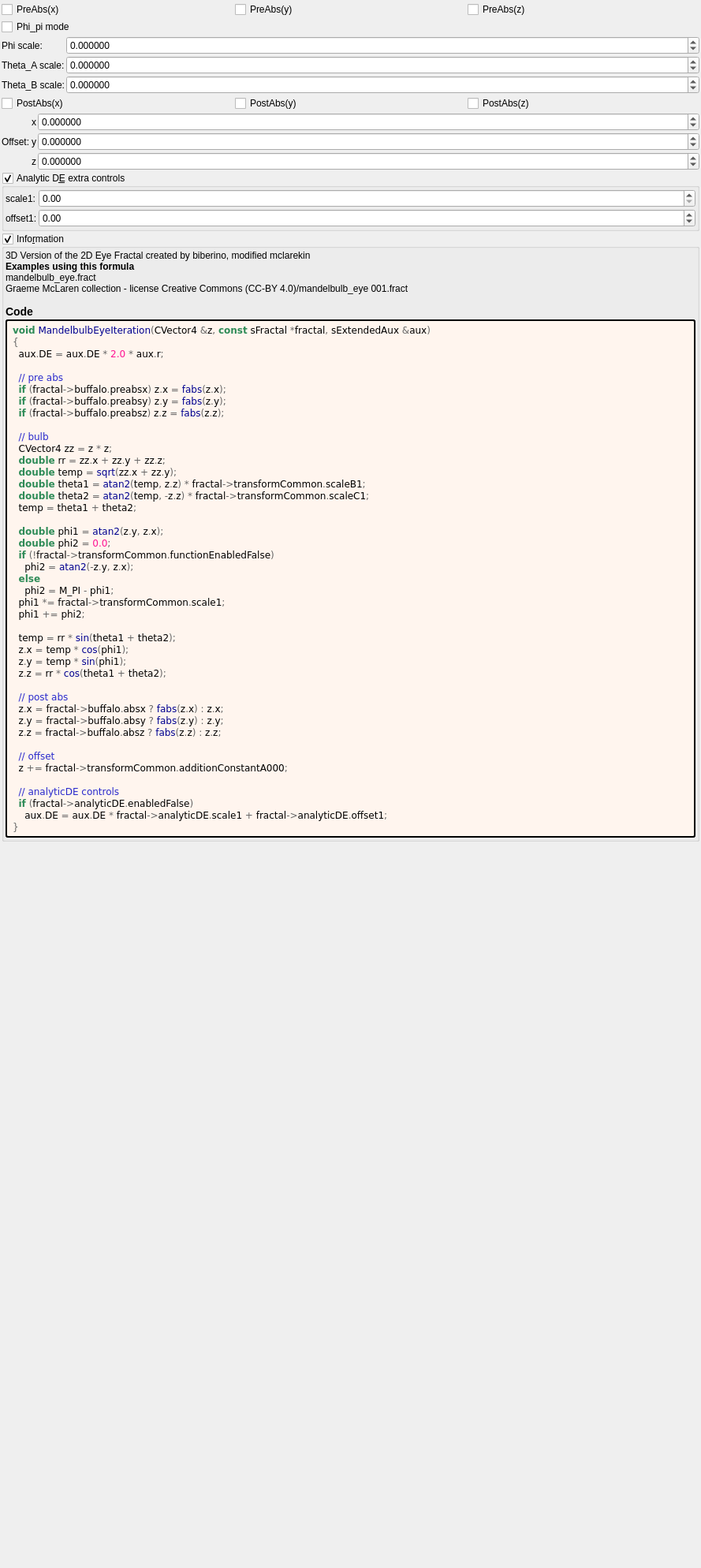
<?xml version="1.0" encoding="UTF-8"?>
<ui version="4.0">
 <class>mandelbulb_eye</class>
 <widget class="QWidget" name="Form">
  <property name="geometry">
   <rect>
    <x>0</x>
    <y>0</y>
    <width>889</width>
    <height>1988</height>
   </rect>
  </property>
  <property name="windowTitle">
   <string notr="true">mandelbulb_eye</string>
  </property>
  <layout class="QVBoxLayout" name="verticalLayout">
   <property name="spacing">
    <number>2</number>
   </property>
   <property name="leftMargin">
    <number>2</number>
   </property>
   <property name="topMargin">
    <number>2</number>
   </property>
   <property name="rightMargin">
    <number>2</number>
   </property>
   <property name="bottomMargin">
    <number>2</number>
   </property>
   <item>
    <layout class="QGridLayout" name="gridLayout">
     <item row="0" column="2">
      <widget class="MyCheckBox" name="checkBox_buffalo_preabs_z">
       <property name="text">
        <string>PreAbs(z)</string>
       </property>
      </widget>
     </item>
     <item row="0" column="0">
      <widget class="MyCheckBox" name="checkBox_buffalo_preabs_x">
       <property name="text">
        <string>PreAbs(x)</string>
       </property>
      </widget>
     </item>
     <item row="0" column="1">
      <widget class="MyCheckBox" name="checkBox_buffalo_preabs_y">
       <property name="text">
        <string>PreAbs(y)</string>
       </property>
      </widget>
     </item>
     <item row="1" column="0">
      <widget class="MyCheckBox" name="checkBox_transf_function_enabled_false">
       <property name="text">
        <string>Phi_pi mode</string>
       </property>
      </widget>
     </item>
    </layout>
   </item>
   <item>
    <layout class="QGridLayout" name="gridLayout_82" columnstretch="0,0,1">
     <property name="spacing">
      <number>2</number>
     </property>
     <item row="5" column="1" colspan="2">
      <widget class="MyDoubleSpinBox" name="spinbox_transf_scaleC_1">
       <property name="sizePolicy">
        <sizepolicy hsizetype="Minimum" vsizetype="Maximum">
         <horstretch>0</horstretch>
         <verstretch>0</verstretch>
        </sizepolicy>
       </property>
       <property name="prefix">
        <string/>
       </property>
       <property name="suffix">
        <string/>
       </property>
       <property name="decimals">
        <number>6</number>
       </property>
       <property name="minimum">
        <double>-99.989999999999995</double>
       </property>
       <property name="maximum">
        <double>99.989999999999995</double>
       </property>
       <property name="singleStep">
        <double>0.100000000000000</double>
       </property>
      </widget>
     </item>
     <item row="4" column="1" colspan="2">
      <widget class="MyDoubleSpinBox" name="spinbox_transf_scaleB_1">
       <property name="sizePolicy">
        <sizepolicy hsizetype="Minimum" vsizetype="Maximum">
         <horstretch>0</horstretch>
         <verstretch>0</verstretch>
        </sizepolicy>
       </property>
       <property name="prefix">
        <string/>
       </property>
       <property name="suffix">
        <string/>
       </property>
       <property name="decimals">
        <number>6</number>
       </property>
       <property name="minimum">
        <double>-99.989999999999995</double>
       </property>
       <property name="maximum">
        <double>99.989999999999995</double>
       </property>
       <property name="singleStep">
        <double>0.100000000000000</double>
       </property>
      </widget>
     </item>
     <item row="5" column="0">
      <widget class="QLabel" name="label_264">
       <property name="text">
        <string>Theta_B scale:</string>
       </property>
      </widget>
     </item>
     <item row="2" column="0">
      <widget class="QLabel" name="label_261">
       <property name="text">
        <string>Phi scale:</string>
       </property>
      </widget>
     </item>
     <item row="4" column="0">
      <widget class="QLabel" name="label_263">
       <property name="text">
        <string>Theta_A scale:</string>
       </property>
      </widget>
     </item>
     <item row="2" column="1" colspan="2">
      <widget class="MyDoubleSpinBox" name="spinbox_transf_scale_1">
       <property name="sizePolicy">
        <sizepolicy hsizetype="Minimum" vsizetype="Maximum">
         <horstretch>0</horstretch>
         <verstretch>0</verstretch>
        </sizepolicy>
       </property>
       <property name="prefix">
        <string/>
       </property>
       <property name="suffix">
        <string/>
       </property>
       <property name="decimals">
        <number>6</number>
       </property>
       <property name="minimum">
        <double>-99.989999999999995</double>
       </property>
       <property name="maximum">
        <double>99.989999999999995</double>
       </property>
       <property name="singleStep">
        <double>0.100000000000000</double>
       </property>
      </widget>
     </item>
    </layout>
   </item>
   <item>
    <layout class="QGridLayout" name="gridLayout_3">
     <item row="0" column="1">
      <widget class="MyCheckBox" name="checkBox_buffalo_abs_y">
       <property name="text">
        <string notr="true">PostAbs(y)</string>
       </property>
      </widget>
     </item>
     <item row="0" column="0">
      <widget class="MyCheckBox" name="checkBox_buffalo_abs_x">
       <property name="text">
        <string notr="true">PostAbs(x)</string>
       </property>
      </widget>
     </item>
     <item row="0" column="2">
      <widget class="MyCheckBox" name="checkBox_buffalo_abs_z">
       <property name="text">
        <string notr="true">PostAbs(z)</string>
       </property>
      </widget>
     </item>
    </layout>
   </item>
   <item>
    <layout class="QGridLayout" name="gridLayout_64" columnstretch="0,0,0,1">
     <property name="spacing">
      <number>2</number>
     </property>
     <item row="3" column="2">
      <widget class="QLabel" name="label_124">
       <property name="text">
        <string notr="true">z</string>
       </property>
      </widget>
     </item>
     <item row="2" column="3">
      <widget class="MyDoubleSpinBox" name="spinbox3_transf_addition_constantA_000_y">
       <property name="sizePolicy">
        <sizepolicy hsizetype="Minimum" vsizetype="Maximum">
         <horstretch>0</horstretch>
         <verstretch>0</verstretch>
        </sizepolicy>
       </property>
       <property name="decimals">
        <number>6</number>
       </property>
       <property name="minimum">
        <double>-99.989999999999995</double>
       </property>
       <property name="maximum">
        <double>99.989999999999995</double>
       </property>
       <property name="singleStep">
        <double>0.100000000000000</double>
       </property>
      </widget>
     </item>
     <item row="3" column="3">
      <widget class="MyDoubleSpinBox" name="spinbox3_transf_addition_constantA_000_z">
       <property name="sizePolicy">
        <sizepolicy hsizetype="Minimum" vsizetype="Maximum">
         <horstretch>0</horstretch>
         <verstretch>0</verstretch>
        </sizepolicy>
       </property>
       <property name="decimals">
        <number>6</number>
       </property>
       <property name="minimum">
        <double>-99.989999999999995</double>
       </property>
       <property name="maximum">
        <double>99.989999999999995</double>
       </property>
       <property name="singleStep">
        <double>0.100000000000000</double>
       </property>
      </widget>
     </item>
     <item row="2" column="2">
      <widget class="QLabel" name="label_122">
       <property name="text">
        <string notr="true">y</string>
       </property>
      </widget>
     </item>
     <item row="1" column="3">
      <widget class="MyDoubleSpinBox" name="spinbox3_transf_addition_constantA_000_x">
       <property name="sizePolicy">
        <sizepolicy hsizetype="Minimum" vsizetype="Maximum">
         <horstretch>0</horstretch>
         <verstretch>0</verstretch>
        </sizepolicy>
       </property>
       <property name="prefix">
        <string/>
       </property>
       <property name="decimals">
        <number>6</number>
       </property>
       <property name="minimum">
        <double>-99.989999999999995</double>
       </property>
       <property name="singleStep">
        <double>0.100000000000000</double>
       </property>
      </widget>
     </item>
     <item row="1" column="2">
      <widget class="QLabel" name="label_123">
       <property name="text">
        <string notr="true">x</string>
       </property>
      </widget>
     </item>
     <item row="2" column="1">
      <widget class="QLabel" name="label_257">
       <property name="text">
        <string>Offset:</string>
       </property>
      </widget>
     </item>
    </layout>
   </item>
   <item>
    <widget class="MyGroupBox" name="groupCheck_analyticDE_enabled_false">
     <property name="title">
      <string>Analytic D&amp;E extra controls</string>
     </property>
     <property name="checkable">
      <bool>true</bool>
     </property>
     <layout class="QVBoxLayout" name="verticalLayout_13" stretch="0">
      <property name="spacing">
       <number>2</number>
      </property>
      <property name="leftMargin">
       <number>2</number>
      </property>
      <property name="topMargin">
       <number>2</number>
      </property>
      <property name="rightMargin">
       <number>2</number>
      </property>
      <property name="bottomMargin">
       <number>2</number>
      </property>
      <item>
       <layout class="QGridLayout" name="gridLayout_27" columnstretch="0,0,1">
        <property name="spacing">
         <number>2</number>
        </property>
        <item row="1" column="2">
         <widget class="MyDoubleSpinBox" name="spinbox_analyticDE_offset_1">
          <property name="sizePolicy">
           <sizepolicy hsizetype="Minimum" vsizetype="Maximum">
            <horstretch>0</horstretch>
            <verstretch>0</verstretch>
           </sizepolicy>
          </property>
          <property name="prefix">
           <string/>
          </property>
          <property name="suffix">
           <string/>
          </property>
          <property name="decimals">
           <number>2</number>
          </property>
          <property name="minimum">
           <double>-99.989999999999995</double>
          </property>
          <property name="maximum">
           <double>99.989999999999995</double>
          </property>
          <property name="singleStep">
           <double>0.100000000000000</double>
          </property>
         </widget>
        </item>
        <item row="1" column="1">
         <widget class="QLabel" name="label_177">
          <property name="text">
           <string>offset1:</string>
          </property>
         </widget>
        </item>
        <item row="0" column="1">
         <widget class="QLabel" name="label_182">
          <property name="text">
           <string>scale1:</string>
          </property>
         </widget>
        </item>
        <item row="0" column="2">
         <widget class="MyDoubleSpinBox" name="spinbox_analyticDE_scale_1">
          <property name="sizePolicy">
           <sizepolicy hsizetype="Minimum" vsizetype="Maximum">
            <horstretch>0</horstretch>
            <verstretch>0</verstretch>
           </sizepolicy>
          </property>
          <property name="prefix">
           <string/>
          </property>
          <property name="suffix">
           <string/>
          </property>
          <property name="decimals">
           <number>2</number>
          </property>
          <property name="minimum">
           <double>0.000000000000000</double>
          </property>
          <property name="maximum">
           <double>99.989999999999995</double>
          </property>
          <property name="singleStep">
           <double>0.100000000000000</double>
          </property>
         </widget>
        </item>
       </layout>
      </item>
     </layout>
    </widget>
   </item>
   <item>
    <widget class="MyGroupBox" name="groupCheck_info">
     <property name="title">
      <string>Info&amp;rmation</string>
     </property>
     <property name="flat">
      <bool>false</bool>
     </property>
     <property name="checkable">
      <bool>true</bool>
     </property>
     <layout class="QVBoxLayout" name="verticalLayout_2">
      <property name="spacing">
       <number>2</number>
      </property>
      <property name="leftMargin">
       <number>2</number>
      </property>
      <property name="topMargin">
       <number>2</number>
      </property>
      <property name="rightMargin">
       <number>2</number>
      </property>
      <property name="bottomMargin">
       <number>2</number>
      </property>
      <item>
       <widget class="QLabel" name="label_information_general">
        <property name="text">
         <string notr="true">&lt;p&gt;3D Version of the 2D Eye Fractal created by biberino, modified mclarekin&lt;/p&gt;&lt;table&gt;
&lt;/table&gt;
&lt;br&gt;&lt;b&gt;Examples using this formula&lt;/b&gt;&lt;br&gt;mandelbulb_eye.fract&lt;br&gt;Graeme McLaren  collection - license Creative Commons  (CC-BY 4.0)/mandelbulb_eye 001.fract&lt;h3&gt;Code&lt;/h3&gt;</string>
        </property>
        <property name="wordWrap">
         <bool>true</bool>
        </property>
        <property name="openExternalLinks">
         <bool>true</bool>
        </property>
        <property name="textInteractionFlags">
         <set>Qt::LinksAccessibleByMouse|Qt::TextSelectableByMouse</set>
        </property>
       </widget>
      </item>
      <item>
       <widget class="QLabel" name="label_code_content">
        <property name="styleSheet">
         <string notr="true">border-style: outset; border-width: 2px; border-radius: 3px; border-color: black; background-color: #fff5ee; padding: 4px;</string>
        </property>
        <property name="text">
         <string notr="true">&lt;body style=&quot;background-color:#fff5ee&quot;&gt;
&lt;pre style=&quot;color:#000000; background-color:#fff5ee;  font-family:&#039;Courier New&#039;,monospace;white-space: pre-wrap;&quot;&gt;&lt;span style=&quot;color:#2e8b57; font-weight:bold&quot;&gt;void&lt;/span&gt; &lt;span style=&quot;color:#00008f&quot;&gt;MandelbulbEyeIteration&lt;/span&gt;&lt;span style=&quot;color:#676767&quot;&gt;(&lt;/span&gt;CVector4 &lt;span style=&quot;color:#676767&quot;&gt;&amp;amp;&lt;/span&gt;z&lt;span style=&quot;color:#676767&quot;&gt;,&lt;/span&gt; &lt;span style=&quot;color:#2e8b57; font-weight:bold&quot;&gt;const&lt;/span&gt; sFractal &lt;span style=&quot;color:#676767&quot;&gt;*&lt;/span&gt;fractal&lt;span style=&quot;color:#676767&quot;&gt;,&lt;/span&gt; sExtendedAux &lt;span style=&quot;color:#676767&quot;&gt;&amp;amp;&lt;/span&gt;aux&lt;span style=&quot;color:#676767&quot;&gt;)&lt;/span&gt;
&lt;span style=&quot;color:#676767&quot;&gt;{&lt;/span&gt;
  aux&lt;span style=&quot;color:#676767&quot;&gt;.&lt;/span&gt;DE &lt;span style=&quot;color:#676767&quot;&gt;=&lt;/span&gt; aux&lt;span style=&quot;color:#676767&quot;&gt;.&lt;/span&gt;DE &lt;span style=&quot;color:#676767&quot;&gt;*&lt;/span&gt; &lt;span style=&quot;color:#ff1493&quot;&gt;2.0&lt;/span&gt; &lt;span style=&quot;color:#676767&quot;&gt;*&lt;/span&gt; aux&lt;span style=&quot;color:#676767&quot;&gt;.&lt;/span&gt;r&lt;span style=&quot;color:#676767&quot;&gt;;&lt;/span&gt;

  &lt;span style=&quot;color:#2929cc&quot;&gt;// pre abs&lt;/span&gt;
  &lt;span style=&quot;color:#2e8b57; font-weight:bold&quot;&gt;if&lt;/span&gt; &lt;span style=&quot;color:#676767&quot;&gt;(&lt;/span&gt;fractal&lt;span style=&quot;color:#676767&quot;&gt;-&amp;gt;&lt;/span&gt;buffalo&lt;span style=&quot;color:#676767&quot;&gt;.&lt;/span&gt;preabsx&lt;span style=&quot;color:#676767&quot;&gt;)&lt;/span&gt; z&lt;span style=&quot;color:#676767&quot;&gt;.&lt;/span&gt;x &lt;span style=&quot;color:#676767&quot;&gt;=&lt;/span&gt; &lt;span style=&quot;color:#00008f&quot;&gt;fabs&lt;/span&gt;&lt;span style=&quot;color:#676767&quot;&gt;(&lt;/span&gt;z&lt;span style=&quot;color:#676767&quot;&gt;.&lt;/span&gt;x&lt;span style=&quot;color:#676767&quot;&gt;);&lt;/span&gt;
  &lt;span style=&quot;color:#2e8b57; font-weight:bold&quot;&gt;if&lt;/span&gt; &lt;span style=&quot;color:#676767&quot;&gt;(&lt;/span&gt;fractal&lt;span style=&quot;color:#676767&quot;&gt;-&amp;gt;&lt;/span&gt;buffalo&lt;span style=&quot;color:#676767&quot;&gt;.&lt;/span&gt;preabsy&lt;span style=&quot;color:#676767&quot;&gt;)&lt;/span&gt; z&lt;span style=&quot;color:#676767&quot;&gt;.&lt;/span&gt;y &lt;span style=&quot;color:#676767&quot;&gt;=&lt;/span&gt; &lt;span style=&quot;color:#00008f&quot;&gt;fabs&lt;/span&gt;&lt;span style=&quot;color:#676767&quot;&gt;(&lt;/span&gt;z&lt;span style=&quot;color:#676767&quot;&gt;.&lt;/span&gt;y&lt;span style=&quot;color:#676767&quot;&gt;);&lt;/span&gt;
  &lt;span style=&quot;color:#2e8b57; font-weight:bold&quot;&gt;if&lt;/span&gt; &lt;span style=&quot;color:#676767&quot;&gt;(&lt;/span&gt;fractal&lt;span style=&quot;color:#676767&quot;&gt;-&amp;gt;&lt;/span&gt;buffalo&lt;span style=&quot;color:#676767&quot;&gt;.&lt;/span&gt;preabsz&lt;span style=&quot;color:#676767&quot;&gt;)&lt;/span&gt; z&lt;span style=&quot;color:#676767&quot;&gt;.&lt;/span&gt;z &lt;span style=&quot;color:#676767&quot;&gt;=&lt;/span&gt; &lt;span style=&quot;color:#00008f&quot;&gt;fabs&lt;/span&gt;&lt;span style=&quot;color:#676767&quot;&gt;(&lt;/span&gt;z&lt;span style=&quot;color:#676767&quot;&gt;.&lt;/span&gt;z&lt;span style=&quot;color:#676767&quot;&gt;);&lt;/span&gt;

  &lt;span style=&quot;color:#2929cc&quot;&gt;// bulb&lt;/span&gt;
  CVector4 zz &lt;span style=&quot;color:#676767&quot;&gt;=&lt;/span&gt; z &lt;span style=&quot;color:#676767&quot;&gt;*&lt;/span&gt; z&lt;span style=&quot;color:#676767&quot;&gt;;&lt;/span&gt;
  &lt;span style=&quot;color:#2e8b57; font-weight:bold&quot;&gt;double&lt;/span&gt; rr &lt;span style=&quot;color:#676767&quot;&gt;=&lt;/span&gt; zz&lt;span style=&quot;color:#676767&quot;&gt;.&lt;/span&gt;x &lt;span style=&quot;color:#676767&quot;&gt;+&lt;/span&gt; zz&lt;span style=&quot;color:#676767&quot;&gt;.&lt;/span&gt;y &lt;span style=&quot;color:#676767&quot;&gt;+&lt;/span&gt; zz&lt;span style=&quot;color:#676767&quot;&gt;.&lt;/span&gt;z&lt;span style=&quot;color:#676767&quot;&gt;;&lt;/span&gt;
  &lt;span style=&quot;color:#2e8b57; font-weight:bold&quot;&gt;double&lt;/span&gt; temp &lt;span style=&quot;color:#676767&quot;&gt;=&lt;/span&gt; &lt;span style=&quot;color:#00008f&quot;&gt;sqrt&lt;/span&gt;&lt;span style=&quot;color:#676767&quot;&gt;(&lt;/span&gt;zz&lt;span style=&quot;color:#676767&quot;&gt;.&lt;/span&gt;x &lt;span style=&quot;color:#676767&quot;&gt;+&lt;/span&gt; zz&lt;span style=&quot;color:#676767&quot;&gt;.&lt;/span&gt;y&lt;span style=&quot;color:#676767&quot;&gt;);&lt;/span&gt;
  &lt;span style=&quot;color:#2e8b57; font-weight:bold&quot;&gt;double&lt;/span&gt; theta1 &lt;span style=&quot;color:#676767&quot;&gt;=&lt;/span&gt; &lt;span style=&quot;color:#00008f&quot;&gt;atan2&lt;/span&gt;&lt;span style=&quot;color:#676767&quot;&gt;(&lt;/span&gt;temp&lt;span style=&quot;color:#676767&quot;&gt;,&lt;/span&gt; z&lt;span style=&quot;color:#676767&quot;&gt;.&lt;/span&gt;z&lt;span style=&quot;color:#676767&quot;&gt;) *&lt;/span&gt; fractal&lt;span style=&quot;color:#676767&quot;&gt;-&amp;gt;&lt;/span&gt;transformCommon&lt;span style=&quot;color:#676767&quot;&gt;.&lt;/span&gt;scaleB1&lt;span style=&quot;color:#676767&quot;&gt;;&lt;/span&gt;
  &lt;span style=&quot;color:#2e8b57; font-weight:bold&quot;&gt;double&lt;/span&gt; theta2 &lt;span style=&quot;color:#676767&quot;&gt;=&lt;/span&gt; &lt;span style=&quot;color:#00008f&quot;&gt;atan2&lt;/span&gt;&lt;span style=&quot;color:#676767&quot;&gt;(&lt;/span&gt;temp&lt;span style=&quot;color:#676767&quot;&gt;, -&lt;/span&gt;z&lt;span style=&quot;color:#676767&quot;&gt;.&lt;/span&gt;z&lt;span style=&quot;color:#676767&quot;&gt;) *&lt;/span&gt; fractal&lt;span style=&quot;color:#676767&quot;&gt;-&amp;gt;&lt;/span&gt;transformCommon&lt;span style=&quot;color:#676767&quot;&gt;.&lt;/span&gt;scaleC1&lt;span style=&quot;color:#676767&quot;&gt;;&lt;/span&gt;
  temp &lt;span style=&quot;color:#676767&quot;&gt;=&lt;/span&gt; theta1 &lt;span style=&quot;color:#676767&quot;&gt;+&lt;/span&gt; theta2&lt;span style=&quot;color:#676767&quot;&gt;;&lt;/span&gt;

  &lt;span style=&quot;color:#2e8b57; font-weight:bold&quot;&gt;double&lt;/span&gt; phi1 &lt;span style=&quot;color:#676767&quot;&gt;=&lt;/span&gt; &lt;span style=&quot;color:#00008f&quot;&gt;atan2&lt;/span&gt;&lt;span style=&quot;color:#676767&quot;&gt;(&lt;/span&gt;z&lt;span style=&quot;color:#676767&quot;&gt;.&lt;/span&gt;y&lt;span style=&quot;color:#676767&quot;&gt;,&lt;/span&gt; z&lt;span style=&quot;color:#676767&quot;&gt;.&lt;/span&gt;x&lt;span style=&quot;color:#676767&quot;&gt;);&lt;/span&gt;
  &lt;span style=&quot;color:#2e8b57; font-weight:bold&quot;&gt;double&lt;/span&gt; phi2 &lt;span style=&quot;color:#676767&quot;&gt;=&lt;/span&gt; &lt;span style=&quot;color:#ff1493&quot;&gt;0.0&lt;/span&gt;&lt;span style=&quot;color:#676767&quot;&gt;;&lt;/span&gt;
  &lt;span style=&quot;color:#2e8b57; font-weight:bold&quot;&gt;if&lt;/span&gt; &lt;span style=&quot;color:#676767&quot;&gt;(!&lt;/span&gt;fractal&lt;span style=&quot;color:#676767&quot;&gt;-&amp;gt;&lt;/span&gt;transformCommon&lt;span style=&quot;color:#676767&quot;&gt;.&lt;/span&gt;functionEnabledFalse&lt;span style=&quot;color:#676767&quot;&gt;)&lt;/span&gt;
    phi2 &lt;span style=&quot;color:#676767&quot;&gt;=&lt;/span&gt; &lt;span style=&quot;color:#00008f&quot;&gt;atan2&lt;/span&gt;&lt;span style=&quot;color:#676767&quot;&gt;(-&lt;/span&gt;z&lt;span style=&quot;color:#676767&quot;&gt;.&lt;/span&gt;y&lt;span style=&quot;color:#676767&quot;&gt;,&lt;/span&gt; z&lt;span style=&quot;color:#676767&quot;&gt;.&lt;/span&gt;x&lt;span style=&quot;color:#676767&quot;&gt;);&lt;/span&gt;
  &lt;span style=&quot;color:#2e8b57; font-weight:bold&quot;&gt;else&lt;/span&gt;
    phi2 &lt;span style=&quot;color:#676767&quot;&gt;=&lt;/span&gt; M_PI &lt;span style=&quot;color:#676767&quot;&gt;-&lt;/span&gt; phi1&lt;span style=&quot;color:#676767&quot;&gt;;&lt;/span&gt;
  phi1 &lt;span style=&quot;color:#676767&quot;&gt;*=&lt;/span&gt; fractal&lt;span style=&quot;color:#676767&quot;&gt;-&amp;gt;&lt;/span&gt;transformCommon&lt;span style=&quot;color:#676767&quot;&gt;.&lt;/span&gt;scale1&lt;span style=&quot;color:#676767&quot;&gt;;&lt;/span&gt;
  phi1 &lt;span style=&quot;color:#676767&quot;&gt;+=&lt;/span&gt; phi2&lt;span style=&quot;color:#676767&quot;&gt;;&lt;/span&gt;

  temp &lt;span style=&quot;color:#676767&quot;&gt;=&lt;/span&gt; rr &lt;span style=&quot;color:#676767&quot;&gt;*&lt;/span&gt; &lt;span style=&quot;color:#00008f&quot;&gt;sin&lt;/span&gt;&lt;span style=&quot;color:#676767&quot;&gt;(&lt;/span&gt;theta1 &lt;span style=&quot;color:#676767&quot;&gt;+&lt;/span&gt; theta2&lt;span style=&quot;color:#676767&quot;&gt;);&lt;/span&gt;
  z&lt;span style=&quot;color:#676767&quot;&gt;.&lt;/span&gt;x &lt;span style=&quot;color:#676767&quot;&gt;=&lt;/span&gt; temp &lt;span style=&quot;color:#676767&quot;&gt;*&lt;/span&gt; &lt;span style=&quot;color:#00008f&quot;&gt;cos&lt;/span&gt;&lt;span style=&quot;color:#676767&quot;&gt;(&lt;/span&gt;phi1&lt;span style=&quot;color:#676767&quot;&gt;);&lt;/span&gt;
  z&lt;span style=&quot;color:#676767&quot;&gt;.&lt;/span&gt;y &lt;span style=&quot;color:#676767&quot;&gt;=&lt;/span&gt; temp &lt;span style=&quot;color:#676767&quot;&gt;*&lt;/span&gt; &lt;span style=&quot;color:#00008f&quot;&gt;sin&lt;/span&gt;&lt;span style=&quot;color:#676767&quot;&gt;(&lt;/span&gt;phi1&lt;span style=&quot;color:#676767&quot;&gt;);&lt;/span&gt;
  z&lt;span style=&quot;color:#676767&quot;&gt;.&lt;/span&gt;z &lt;span style=&quot;color:#676767&quot;&gt;=&lt;/span&gt; rr &lt;span style=&quot;color:#676767&quot;&gt;*&lt;/span&gt; &lt;span style=&quot;color:#00008f&quot;&gt;cos&lt;/span&gt;&lt;span style=&quot;color:#676767&quot;&gt;(&lt;/span&gt;theta1 &lt;span style=&quot;color:#676767&quot;&gt;+&lt;/span&gt; theta2&lt;span style=&quot;color:#676767&quot;&gt;);&lt;/span&gt;

  &lt;span style=&quot;color:#2929cc&quot;&gt;// post abs&lt;/span&gt;
  z&lt;span style=&quot;color:#676767&quot;&gt;.&lt;/span&gt;x &lt;span style=&quot;color:#676767&quot;&gt;=&lt;/span&gt; fractal&lt;span style=&quot;color:#676767&quot;&gt;-&amp;gt;&lt;/span&gt;buffalo&lt;span style=&quot;color:#676767&quot;&gt;.&lt;/span&gt;absx &lt;span style=&quot;color:#676767&quot;&gt;?&lt;/span&gt; &lt;span style=&quot;color:#00008f&quot;&gt;fabs&lt;/span&gt;&lt;span style=&quot;color:#676767&quot;&gt;(&lt;/span&gt;z&lt;span style=&quot;color:#676767&quot;&gt;.&lt;/span&gt;x&lt;span style=&quot;color:#676767&quot;&gt;) :&lt;/span&gt; z&lt;span style=&quot;color:#676767&quot;&gt;.&lt;/span&gt;x&lt;span style=&quot;color:#676767&quot;&gt;;&lt;/span&gt;
  z&lt;span style=&quot;color:#676767&quot;&gt;.&lt;/span&gt;y &lt;span style=&quot;color:#676767&quot;&gt;=&lt;/span&gt; fractal&lt;span style=&quot;color:#676767&quot;&gt;-&amp;gt;&lt;/span&gt;buffalo&lt;span style=&quot;color:#676767&quot;&gt;.&lt;/span&gt;absy &lt;span style=&quot;color:#676767&quot;&gt;?&lt;/span&gt; &lt;span style=&quot;color:#00008f&quot;&gt;fabs&lt;/span&gt;&lt;span style=&quot;color:#676767&quot;&gt;(&lt;/span&gt;z&lt;span style=&quot;color:#676767&quot;&gt;.&lt;/span&gt;y&lt;span style=&quot;color:#676767&quot;&gt;) :&lt;/span&gt; z&lt;span style=&quot;color:#676767&quot;&gt;.&lt;/span&gt;y&lt;span style=&quot;color:#676767&quot;&gt;;&lt;/span&gt;
  z&lt;span style=&quot;color:#676767&quot;&gt;.&lt;/span&gt;z &lt;span style=&quot;color:#676767&quot;&gt;=&lt;/span&gt; fractal&lt;span style=&quot;color:#676767&quot;&gt;-&amp;gt;&lt;/span&gt;buffalo&lt;span style=&quot;color:#676767&quot;&gt;.&lt;/span&gt;absz &lt;span style=&quot;color:#676767&quot;&gt;?&lt;/span&gt; &lt;span style=&quot;color:#00008f&quot;&gt;fabs&lt;/span&gt;&lt;span style=&quot;color:#676767&quot;&gt;(&lt;/span&gt;z&lt;span style=&quot;color:#676767&quot;&gt;.&lt;/span&gt;z&lt;span style=&quot;color:#676767&quot;&gt;) :&lt;/span&gt; z&lt;span style=&quot;color:#676767&quot;&gt;.&lt;/span&gt;z&lt;span style=&quot;color:#676767&quot;&gt;;&lt;/span&gt;

  &lt;span style=&quot;color:#2929cc&quot;&gt;// offset&lt;/span&gt;
  z &lt;span style=&quot;color:#676767&quot;&gt;+=&lt;/span&gt; fractal&lt;span style=&quot;color:#676767&quot;&gt;-&amp;gt;&lt;/span&gt;transformCommon&lt;span style=&quot;color:#676767&quot;&gt;.&lt;/span&gt;additionConstantA000&lt;span style=&quot;color:#676767&quot;&gt;;&lt;/span&gt;

  &lt;span style=&quot;color:#2929cc&quot;&gt;// analyticDE controls&lt;/span&gt;
  &lt;span style=&quot;color:#2e8b57; font-weight:bold&quot;&gt;if&lt;/span&gt; &lt;span style=&quot;color:#676767&quot;&gt;(&lt;/span&gt;fractal&lt;span style=&quot;color:#676767&quot;&gt;-&amp;gt;&lt;/span&gt;analyticDE&lt;span style=&quot;color:#676767&quot;&gt;.&lt;/span&gt;enabledFalse&lt;span style=&quot;color:#676767&quot;&gt;)&lt;/span&gt;
    aux&lt;span style=&quot;color:#676767&quot;&gt;.&lt;/span&gt;DE &lt;span style=&quot;color:#676767&quot;&gt;=&lt;/span&gt; aux&lt;span style=&quot;color:#676767&quot;&gt;.&lt;/span&gt;DE &lt;span style=&quot;color:#676767&quot;&gt;*&lt;/span&gt; fractal&lt;span style=&quot;color:#676767&quot;&gt;-&amp;gt;&lt;/span&gt;analyticDE&lt;span style=&quot;color:#676767&quot;&gt;.&lt;/span&gt;scale1 &lt;span style=&quot;color:#676767&quot;&gt;+&lt;/span&gt; fractal&lt;span style=&quot;color:#676767&quot;&gt;-&amp;gt;&lt;/span&gt;analyticDE&lt;span style=&quot;color:#676767&quot;&gt;.&lt;/span&gt;offset1&lt;span style=&quot;color:#676767&quot;&gt;;&lt;/span&gt;
&lt;span style=&quot;color:#676767&quot;&gt;}&lt;/span&gt;
&lt;/pre&gt;
&lt;/body&gt;</string>
        </property>
        <property name="wordWrap">
         <bool>true</bool>
        </property>
        <property name="openExternalLinks">
         <bool>true</bool>
        </property>
        <property name="textInteractionFlags">
         <set>Qt::LinksAccessibleByMouse|Qt::TextSelectableByMouse</set>
        </property>
       </widget>
      </item>
     </layout>
    </widget>
   </item>
   <item>
    <spacer name="verticalSpacer">
     <property name="orientation">
      <enum>Qt::Vertical</enum>
     </property>
     <property name="sizeHint" stdset="0">
      <size>
       <width>20</width>
       <height>40</height>
      </size>
     </property>
    </spacer>
   </item>
  </layout>
 </widget>
 <customwidgets>
  <customwidget>
   <class>MyGroupBox</class>
   <extends>QGroupBox</extends>
   <header>my_group_box.h</header>
   <container>1</container>
  </customwidget>
  <customwidget>
   <class>MyCheckBox</class>
   <extends>QCheckBox</extends>
   <header>my_check_box.h</header>
  </customwidget>
  <customwidget>
   <class>MyDoubleSpinBox</class>
   <extends>QDoubleSpinBox</extends>
   <header>my_double_spin_box.h</header>
  </customwidget>
 </customwidgets>
 <tabstops>
  <tabstop>groupCheck_info</tabstop>
 </tabstops>
 <resources/>
 <connections/>
</ui>
